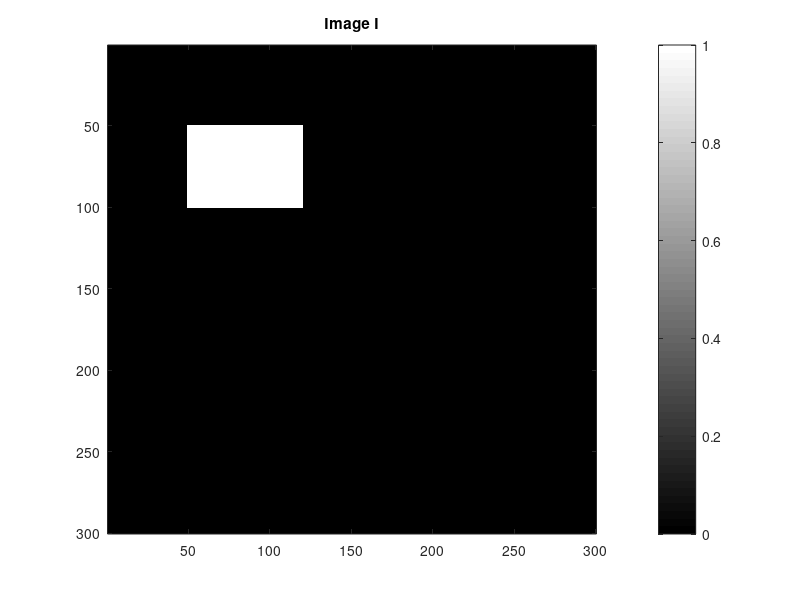
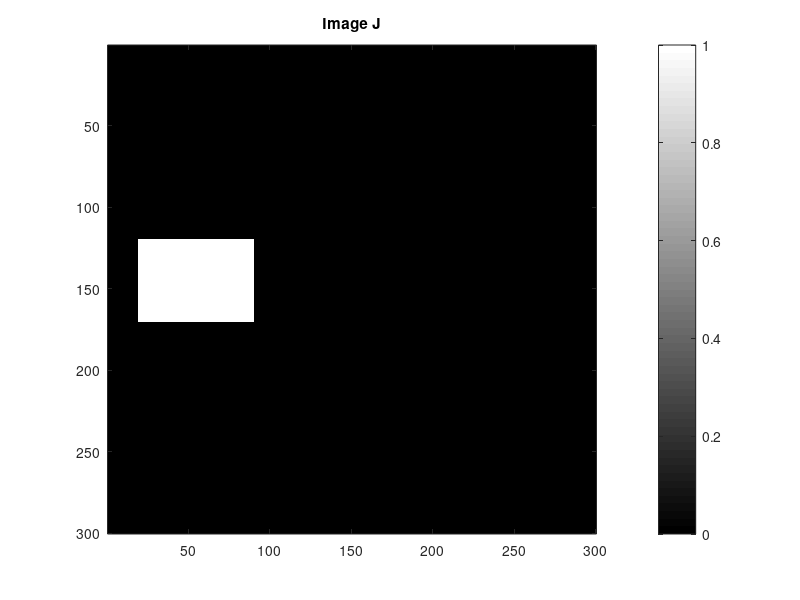

Write MATLAB code to recreate these figures, in order. (Note: this script raises an error after producing the figures.)
clc;
tic;
close all;
clear;
format long;
I = zeros(300);
I(50:100,50:120)=255;
figure; imshow(I); title("Image I"); colorbar; colormap gray; axis on;
J= zeros(300);
J(120:170,20:90) = 255;
figure; imshow(J); title("Image J"); colorbar; colormap gray; axis on;

%% Without noise

[logf, inverse, row, col] = FFT(I, J);
figure; imshow(logf);colorbar; colormap jet; title("Logarithm of the Fourier magnitude of the cross-power spectrum"); axis on;
figure; imagesc(inverse); colorbar; colormap gray; title("Inverse Fourier transform of cross power spectrum"); axis on;
fprintf("The row index is %d. ", row);
fprintf("The column index is %d.", col);
disp(" ");
    
%% With noise
I = I + rand(size(I)) * 20;
J = J + rand(size(J)) * 20;
figure; imagesc(I); title("Image I with noise"); colorbar; colormap gray; axis on;
figure; imagesc(J); title("Image J with noise"); colorbar; colormap gray; axis on;
[logf, inverse, row, col] = FFT(I, J);
figure; imshow(logf);colorbar; colormap jet; title("Logarithm of the Fourier magnitude of the cross-power spectrum with noise"); axis on;
figure; imagesc(inverse); colorbar; colormap gray; title("Inverse Fourier transform of cross power spectrum with noise"); axis on;
fprintf("The row index is %d. ", row);
fprintf("The column index is %d.", col);
disp(" ");
toc;